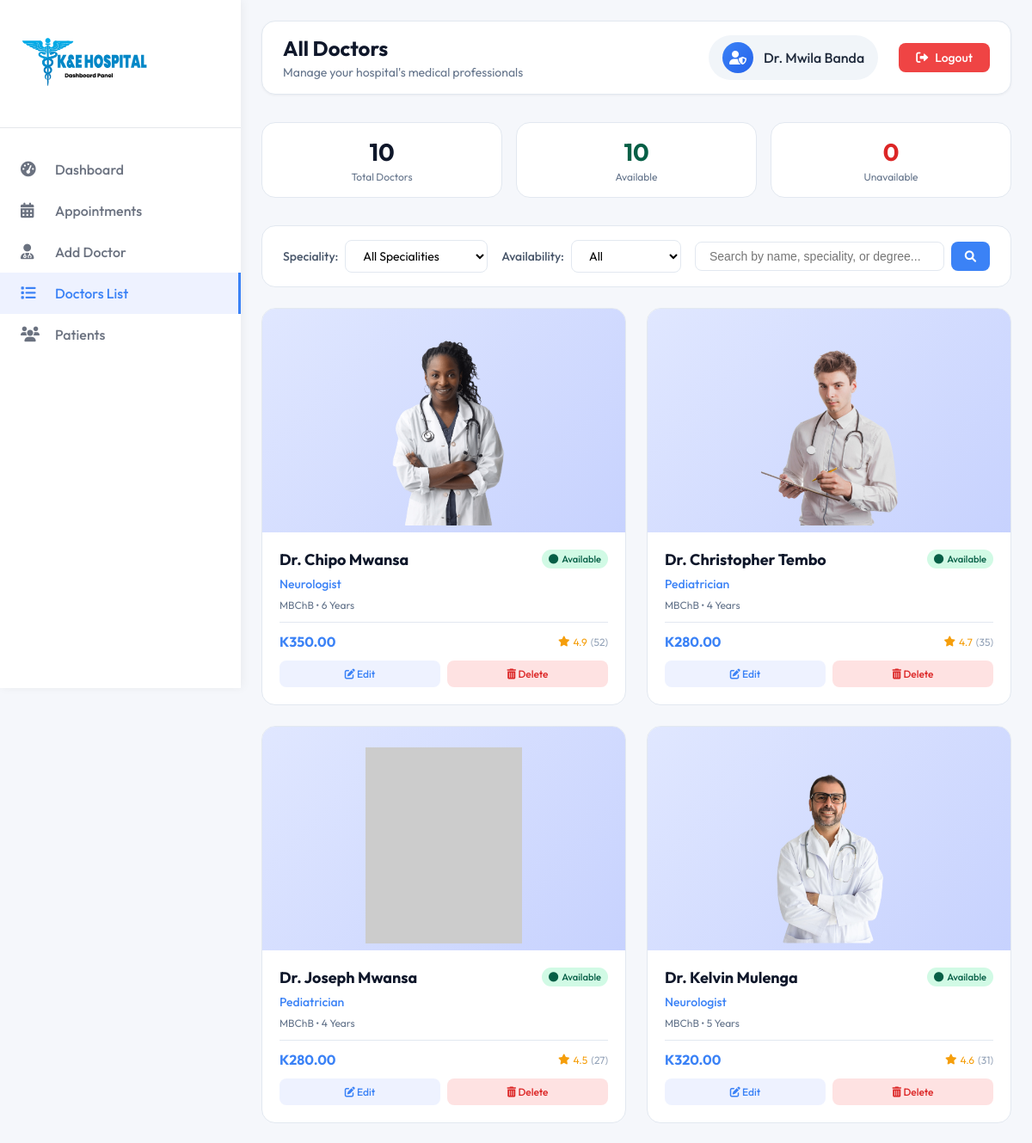
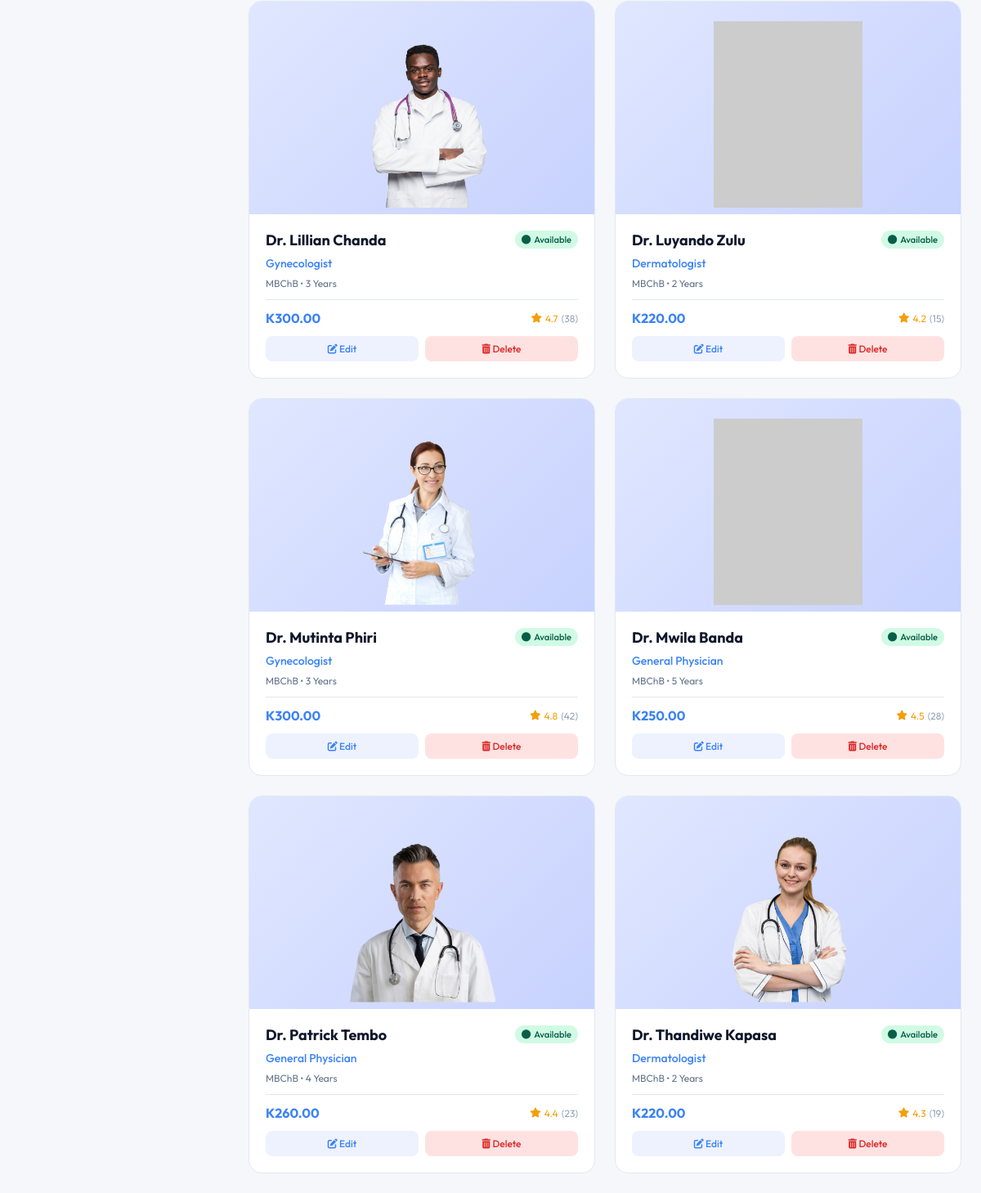
Screenshot of /admin/doctors-list.php (signed in) with the database file from the repository (2 pictures, top to bottom).
### tables this page shows
CREATE TABLE doctors (
    doctor_id VARCHAR(50) PRIMARY KEY,
    name VARCHAR(100) NOT NULL,
    email VARCHAR(100) UNIQUE,
    password VARCHAR(255),  
    profile_image VARCHAR(255) DEFAULT '/frontend/assets/upload_area.png',  
    image_path VARCHAR(255),  
    speciality VARCHAR(100) NOT NULL,
    degree VARCHAR(50) NOT NULL,
    experience VARCHAR(50) NOT NULL,
    about TEXT,
    fees DECIMAL(10, 2) NOT NULL,
    address_line1 VARCHAR(255),
    address_line2 VARCHAR(255),
    consultation_duration INT DEFAULT 30,  
    is_available BOOLEAN DEFAULT TRUE,
    rating DECIMAL(3,2) DEFAULT 0,  
    total_reviews INT DEFAULT 0,
    created_at TIMESTAMP DEFAULT CURRENT_TIMESTAMP,
    updated_at TIMESTAMP DEFAULT CURRENT_TIMESTAMP ON UPDATE CURRENT_TIMESTAMP,
    INDEX idx_speciality (speciality),
    INDEX idx_is_available (is_available),
    INDEX idx_rating (rating)
);

### admin/doctors-list.php (the view, shortened to what this page needs)
<?php
$host = 'localhost';
$dbname = 'ke_hospital';
$username = 'root';
$password = '';
try {
    $pdo = new PDO("mysql:host=$host;dbname=$dbname", $username, $password);
    $pdo->setAttribute(PDO::ATTR_ERRMODE, PDO::ERRMODE_EXCEPTION);
    $pdo->setAttribute(PDO::ATTR_DEFAULT_FETCH_MODE, PDO::FETCH_ASSOC);
} catch(PDOException $e) {
    die("Connection failed: " . $e->getMessage());
}
$search              = isset($_GET['search'])        ? $_GET['search']        : '';
$sql    = "SELECT * FROM doctors WHERE 1=1";
$params = [];
$sql .= " ORDER BY name ASC";
$stmt = $pdo->prepare($sql);
$stmt->execute($params);
$doctors = $stmt->fetchAll();
$total_doctors    = count($doctors);
$available_count   = 0;
$unavailable_count = 0;
foreach ($doctors as $doc) {
    if ($doc['is_available']) {
        $available_count++;
    } else {
        $unavailable_count++;
    }
}
$admin_name = $_SESSION['full_name'] ?? 'Admin';
function getDoctorImagePath($image_path) {
    $clean_path = ltrim($image_path, '/');
    if (strpos($clean_path, 'assets/') === 0) {
        return '../frontend/' . $clean_path;
    }
    return '../frontend/assets/' . $clean_path;
}
?>
<!DOCTYPE html>
<html lang="en">
<head>
    <link rel="stylesheet" href="https://cdnjs.cloudflare.com/ajax/libs/font-awesome/6.0.0/css/all.min.css">
</head>
<body>
<div class="dashboard-container">
    <aside class="sidebar" id="sidebar">
        <div class="sidebar-header">
            <a href="dashboard.php" class="sidebar-logo">
                <img src="assets/admin_logo.svg" width="150px" alt="">
            </a>
        </div>
        <nav class="sidebar-nav">
            <a href="dashboard.php" class="nav-item">
                <i class="fas fa-tachometer-alt"></i>
                <span>Dashboard</span>
            </a>
            <a href="appointments.php" class="nav-item">
                <i class="fas fa-calendar-alt"></i>
                <span>Appointments</span>
            </a>
            <a href="add-doctor.php" class="nav-item">
                <i class="fas fa-user-md"></i>
                <span>Add Doctor</span>
            </a>
            <a href="doctors-list.php" class="nav-item active">
                <i class="fas fa-list"></i>
                <span>Doctors List</span>
            </a>
            <a href="patients.php" class="nav-item">
                <i class="fas fa-users"></i>
                <span>Patients</span>
            </a>
        </nav>
    </aside>
    <main class="main-content">
        <div class="top-bar">
            <div class="page-title">
                <div>
                    <h1>All Doctors</h1>
                    <p>Manage your hospital's medical professionals</p>
                </div>
            </div>
            <div class="user-info">
                <div class="admin-badge">
                    <div class="admin-avatar"><i class="fas fa-user-shield"></i></div>
                    <span class="admin-name"><?php echo htmlspecialchars($admin_name); ?></span>
                </div>
                <a href="logout.php" class="logout-btn">
                    <i class="fas fa-sign-out-alt"></i> Logout
                </a>
            </div>
        </div>
        <div class="stats-row">
            <div class="stat-card-sm">
                <div class="stat-number"><?php echo $total_doctors; ?></div>
                <div class="stat-label">Total Doctors</div>
            </div>
            <div class="stat-card-sm">
                <div class="stat-number" style="color: #065f46;"><?php echo $available_count; ?></div>
                <div class="stat-label">Available</div>
            </div>
            <div class="stat-card-sm">
                <div class="stat-number" style="color: #dc2626;"><?php echo $unavailable_count; ?></div>
                <div class="stat-label">Unavailable</div>
            </div>
        </div>
        <div class="filters-bar">
            <form method="GET" style="display: contents; width: 100%;">
                <div class="filter-group">
                    <label>Speciality:</label>
                    <select name="speciality" onchange="this.form.submit()">
                        <option value="">All Specialities</option>
                    </select>
                </div>
                <div class="filter-group">
                    <label>Availability:</label>
                    <select name="availability" onchange="this.form.submit()">
                        <option value="">All</option>
                    </select>
                </div>
                <div class="search-box">
                    <input type="text" name="search" placeholder="Search by name, speciality, or degree..." value="<?php echo htmlspecialchars($search); ?>">
                    <button type="submit"><i class="fas fa-search"></i></button>
                </div>
            </form>
        </div>
        <?php if (count($doctors) > 0): ?>
            <div class="doctors-grid">
                <?php foreach ($doctors as $doctor):
                    $image_path = getDoctorImagePath($doctor['profile_image']);
                ?>
                    <div class="doctor-card" onclick="window.location.href='doctor-details.php?id=<?php echo $doctor['doctor_id']; ?>'">
                        <div class="doctor-image-container">
                            <img src="<?php echo htmlspecialchars($image_path); ?>"
                                 class="doctor-image"
                                 alt="<?php echo htmlspecialchars($doctor['name']); ?>"
                                 loading="lazy"
                                 onerror="this.src='https://placehold.co/400x500/DBEAFE/3B82F6?text=<?php echo urlencode($doctor['name']); ?>'">
                        </div>
                        <div class="doctor-info">
                            <div class="doctor-header">
                                <h3 class="doctor-name"><?php echo htmlspecialchars($doctor['name']); ?></h3>
                                <span class="availability-badge <?php echo $doctor['is_available'] ? 'available' : 'unavailable'; ?>">
                                    <i class="fas fa-circle"></i>
                                    <?php echo $doctor['is_available'] ? 'Available' : 'Unavailable'; ?>
                                </span>
                            </div>
                            <p class="doctor-speciality"><?php echo htmlspecialchars($doctor['speciality']); ?></p>
                            <p class="doctor-details">
                                <?php echo htmlspecialchars($doctor['degree']); ?> • <?php echo htmlspecialchars($doctor['experience']); ?>
                            </p>
                            <div class="doctor-footer">
                                <span class="doctor-fees">K<?php echo number_format($doctor['fees'], 2); ?></span>
                                <?php if (!empty($doctor['rating']) && $doctor['rating'] > 0): ?>
                                    <div class="doctor-rating">
                                        <i class="fas fa-star"></i>
                                        <span><?php echo number_format($doctor['rating'], 1); ?></span>
                                        <span style="color: #94a3b8;">(<?php echo $doctor['total_reviews']; ?>)</span>
                                    </div>
                                <?php endif; ?>
                            </div>
                            <div class="action-buttons" onclick="event.stopPropagation()">
                                <a href="edit-doctor.php?id=<?php echo $doctor['doctor_id']; ?>" class="action-btn edit">
                                    <i class="fas fa-edit"></i> Edit
                                </a>
                                <button class="action-btn delete" onclick="deleteDoctor('<?php echo $doctor['doctor_id']; ?>')">
                                    <i class="fas fa-trash-alt"></i> Delete
                                </button>
                            </div>
                        </div>
                    </div>
                <?php endforeach; ?>
            </div>
        <?php endif; ?>
    </main>
</div>
</body>
</html>

### rows the page displays
doctors: profile_image (picture), name "Dr. Chipo Mwansa", is_available "Available", speciality "Neurologist", degree "MBChB", experience "6 Years", fees "350.00", rating "4.9", total_reviews "52"
doctors: profile_image (picture), name "Dr. Christopher Tembo", is_available "Available", speciality "Pediatrician", degree "MBChB", experience "4 Years", fees "280.00", rating "4.7", total_reviews "35"
doctors: name "Dr. Joseph Mwansa", is_available "Available", speciality "Pediatrician", degree "MBChB", experience "4 Years", fees "280.00", rating "4.5", total_reviews "27"
doctors: profile_image (picture), name "Dr. Kelvin Mulenga", is_available "Available", speciality "Neurologist", degree "MBChB", experience "5 Years", fees "320.00", rating "4.6", total_reviews "31"
doctors: profile_image (picture), name "Dr. Lillian Chanda", is_available "Available", speciality "Gynecologist", degree "MBChB", experience "3 Years", fees "300.00", rating "4.7", total_reviews "38"
doctors: name "Dr. Luyando Zulu", is_available "Available", speciality "Dermatologist", degree "MBChB", experience "2 Years", fees "220.00", rating "4.2", total_reviews "15"
doctors: profile_image (picture), name "Dr. Mutinta Phiri", is_available "Available", speciality "Gynecologist", degree "MBChB", experience "3 Years", fees "300.00", rating "4.8", total_reviews "42"
doctors: name "Dr. Mwila Banda", is_available "Available", speciality "General Physician", degree "MBChB", experience "5 Years", fees "250.00", rating "4.5", total_reviews "28"
doctors: profile_image (picture), name "Dr. Patrick Tembo", is_available "Available", speciality "General Physician", degree "MBChB", experience "4 Years", fees "260.00", rating "4.4", total_reviews "23"
doctors: profile_image (picture), name "Dr. Thandiwe Kapasa", is_available "Available", speciality "Dermatologist", degree "MBChB", experience "2 Years", fees "220.00", rating "4.3", total_reviews "19"

### other values shown
$admin_name "Dr. Mwila Banda"
$total_doctors "10"
$available_count "10"
$unavailable_count "0"
